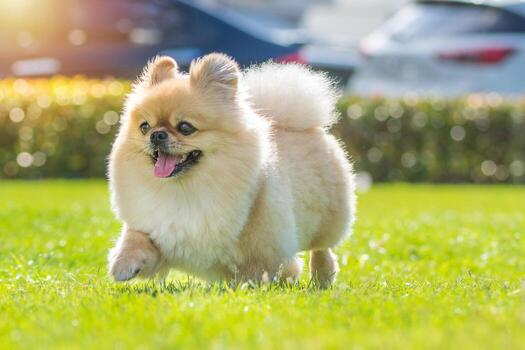
#> input picture OpenCv/assets/dog.jpg, 525 x 350 px
$ python tutorial.py
#> lines starting #> are read from the running program, lines starting #| are printed output that depends on the picture
from pathlib import Path
import cv2

# Build image path relative to this script
image_path = Path(__file__).resolve().parent / "assets" / "dog.jpg"
img = cv2.imread(str(image_path),-1)
#> img is the input picture: shape (350, 525, 3); mean B, G, R 109.4, 173.2, 170.9

if img is None:
    raise FileNotFoundError(f"Could not load image: {image_path}")
img = cv2.resize(img,(400,400))
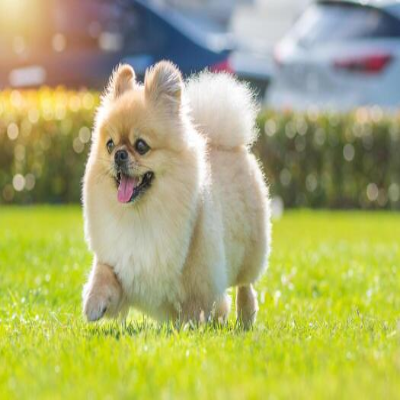
#> img: shape (400, 400, 3); mean B, G, R 109.2, 173.1, 170.8
img = cv2.rotate(img,cv2.ROTATE_90_CLOCKWISE)
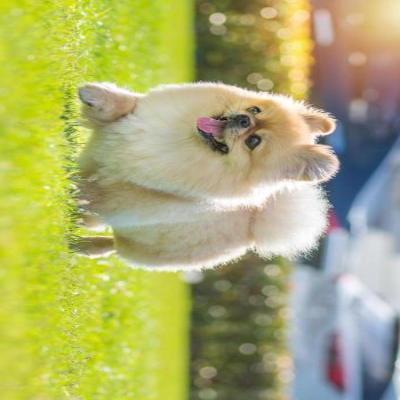
#> img: shape (400, 400, 3); mean B, G, R 109.2, 173.1, 170.8
# img = cv2.resize(img, (0,0),fx=0.5,fy=0.5) half the height
cv2.imshow('Image', img)
cv2.waitKey(0)
cv2.destroyAllWindows()
